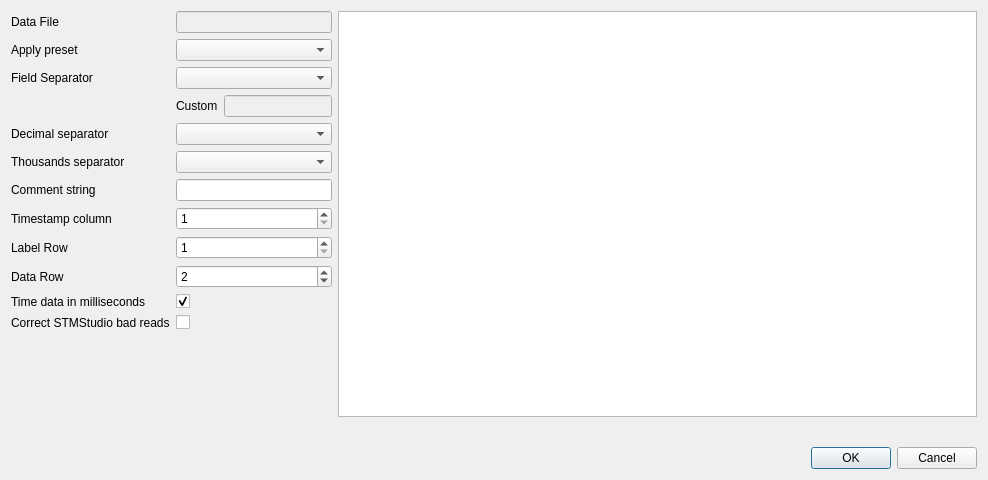
<?xml version="1.0" encoding="UTF-8"?>
<ui version="4.0">
 <class>LoadFileDialog</class>
 <widget class="QDialog" name="LoadFileDialog">
  <property name="geometry">
   <rect>
    <x>0</x>
    <y>0</y>
    <width>988</width>
    <height>480</height>
   </rect>
  </property>
  <property name="windowTitle">
   <string>Load Data File</string>
  </property>
  <layout class="QVBoxLayout" name="verticalLayout">
   <item>
    <layout class="QHBoxLayout" name="horizontalLayout" stretch="0,1">
     <item>
      <layout class="QFormLayout" name="formLayout">
       <property name="fieldGrowthPolicy">
        <enum>QFormLayout::AllNonFixedFieldsGrow</enum>
       </property>
       <item row="2" column="0">
        <widget class="QLabel" name="label_5">
         <property name="text">
          <string>Data File</string>
         </property>
        </widget>
       </item>
       <item row="2" column="1">
        <widget class="QLineEdit" name="lineDataFile">
         <property name="enabled">
          <bool>false</bool>
         </property>
        </widget>
       </item>
       <item row="3" column="0">
        <widget class="QLabel" name="label_6">
         <property name="text">
          <string>Apply preset</string>
         </property>
        </widget>
       </item>
       <item row="3" column="1">
        <widget class="QComboBox" name="comboPreset"/>
       </item>
       <item row="4" column="0">
        <widget class="QLabel" name="label">
         <property name="text">
          <string>Field Separator</string>
         </property>
        </widget>
       </item>
       <item row="4" column="1">
        <widget class="QComboBox" name="comboFieldSeparator"/>
       </item>
       <item row="5" column="1">
        <layout class="QFormLayout" name="formLayout_2">
         <item row="0" column="0">
          <widget class="QLabel" name="label_7">
           <property name="text">
            <string>Custom</string>
           </property>
          </widget>
         </item>
         <item row="0" column="1">
          <widget class="QLineEdit" name="lineCustomFieldSeparator">
           <property name="enabled">
            <bool>false</bool>
           </property>
          </widget>
         </item>
        </layout>
       </item>
       <item row="6" column="0">
        <widget class="QLabel" name="label_8">
         <property name="text">
          <string>Decimal separator</string>
         </property>
        </widget>
       </item>
       <item row="6" column="1">
        <widget class="QComboBox" name="comboDecimalSeparator"/>
       </item>
       <item row="7" column="0">
        <widget class="QLabel" name="label_9">
         <property name="text">
          <string>Thousands separator</string>
         </property>
        </widget>
       </item>
       <item row="7" column="1">
        <widget class="QComboBox" name="comboGroupSeparator"/>
       </item>
       <item row="8" column="0">
        <widget class="QLabel" name="label_11">
         <property name="text">
          <string>Comment string</string>
         </property>
        </widget>
       </item>
       <item row="8" column="1">
        <widget class="QLineEdit" name="lineComment"/>
       </item>
       <item row="9" column="0">
        <widget class="QLabel" name="label_3">
         <property name="text">
          <string>Timestamp column</string>
         </property>
        </widget>
       </item>
       <item row="9" column="1">
        <widget class="QSpinBox" name="spinColumn">
         <property name="minimum">
          <number>1</number>
         </property>
         <property name="maximum">
          <number>9999</number>
         </property>
         <property name="value">
          <number>1</number>
         </property>
        </widget>
       </item>
       <item row="11" column="0">
        <widget class="QLabel" name="label_4">
         <property name="text">
          <string>Label Row</string>
         </property>
        </widget>
       </item>
       <item row="11" column="1">
        <widget class="QSpinBox" name="spinLabelRow">
         <property name="minimum">
          <number>1</number>
         </property>
         <property name="maximum">
          <number>9999</number>
         </property>
         <property name="value">
          <number>1</number>
         </property>
        </widget>
       </item>
       <item row="13" column="0">
        <widget class="QLabel" name="label_2">
         <property name="text">
          <string>Data Row</string>
         </property>
        </widget>
       </item>
       <item row="13" column="1">
        <widget class="QSpinBox" name="spinDataRow">
         <property name="minimum">
          <number>1</number>
         </property>
         <property name="maximum">
          <number>9999</number>
         </property>
         <property name="value">
          <number>2</number>
         </property>
        </widget>
       </item>
       <item row="14" column="0">
        <widget class="QLabel" name="label_13">
         <property name="text">
          <string>Time data in milliseconds</string>
         </property>
        </widget>
       </item>
       <item row="14" column="1">
        <widget class="QCheckBox" name="checkTimeInMilliSeconds">
         <property name="text">
          <string/>
         </property>
         <property name="checked">
          <bool>true</bool>
         </property>
        </widget>
       </item>
       <item row="15" column="0">
        <widget class="QLabel" name="label_14">
         <property name="text">
          <string>Correct STMStudio bad reads</string>
         </property>
        </widget>
       </item>
       <item row="15" column="1">
        <widget class="QCheckBox" name="checkStmStudioCorrection">
         <property name="text">
          <string/>
         </property>
        </widget>
       </item>
      </layout>
     </item>
     <item>
      <widget class="QTableWidget" name="tablePreview">
       <property name="sizePolicy">
        <sizepolicy hsizetype="Expanding" vsizetype="Expanding">
         <horstretch>2</horstretch>
         <verstretch>0</verstretch>
        </sizepolicy>
       </property>
      </widget>
     </item>
    </layout>
   </item>
   <item>
    <widget class="QLabel" name="lblImportStatus">
     <property name="font">
      <font>
       <pointsize>12</pointsize>
      </font>
     </property>
     <property name="text">
      <string/>
     </property>
     <property name="alignment">
      <set>Qt::AlignRight|Qt::AlignTrailing|Qt::AlignVCenter</set>
     </property>
    </widget>
   </item>
   <item>
    <widget class="QDialogButtonBox" name="btnBox">
     <property name="enabled">
      <bool>true</bool>
     </property>
     <property name="orientation">
      <enum>Qt::Horizontal</enum>
     </property>
     <property name="standardButtons">
      <set>QDialogButtonBox::Cancel|QDialogButtonBox::Ok</set>
     </property>
    </widget>
   </item>
  </layout>
 </widget>
 <tabstops>
  <tabstop>lineDataFile</tabstop>
  <tabstop>comboPreset</tabstop>
  <tabstop>comboFieldSeparator</tabstop>
  <tabstop>lineCustomFieldSeparator</tabstop>
  <tabstop>comboDecimalSeparator</tabstop>
  <tabstop>comboGroupSeparator</tabstop>
  <tabstop>lineComment</tabstop>
  <tabstop>spinColumn</tabstop>
  <tabstop>spinLabelRow</tabstop>
  <tabstop>spinDataRow</tabstop>
  <tabstop>btnBox</tabstop>
 </tabstops>
 <resources/>
 <connections>
  <connection>
   <sender>btnBox</sender>
   <signal>accepted()</signal>
   <receiver>LoadFileDialog</receiver>
   <slot>accept()</slot>
   <hints>
    <hint type="sourcelabel">
     <x>248</x>
     <y>254</y>
    </hint>
    <hint type="destinationlabel">
     <x>157</x>
     <y>274</y>
    </hint>
   </hints>
  </connection>
  <connection>
   <sender>btnBox</sender>
   <signal>rejected()</signal>
   <receiver>LoadFileDialog</receiver>
   <slot>reject()</slot>
   <hints>
    <hint type="sourcelabel">
     <x>316</x>
     <y>260</y>
    </hint>
    <hint type="destinationlabel">
     <x>286</x>
     <y>274</y>
    </hint>
   </hints>
  </connection>
 </connections>
</ui>
